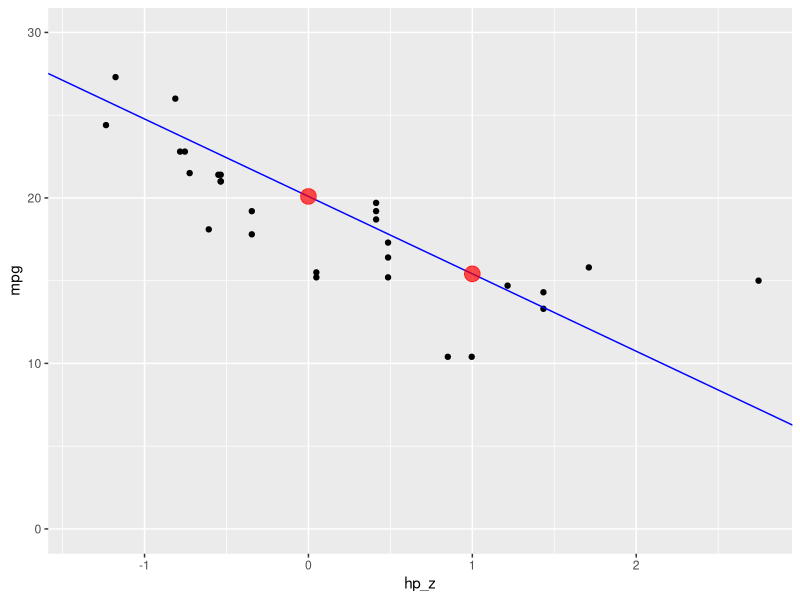
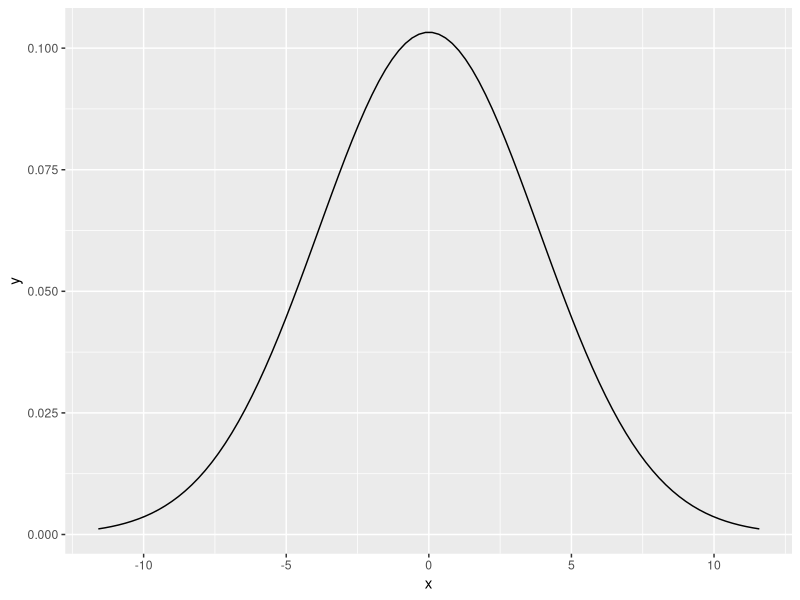
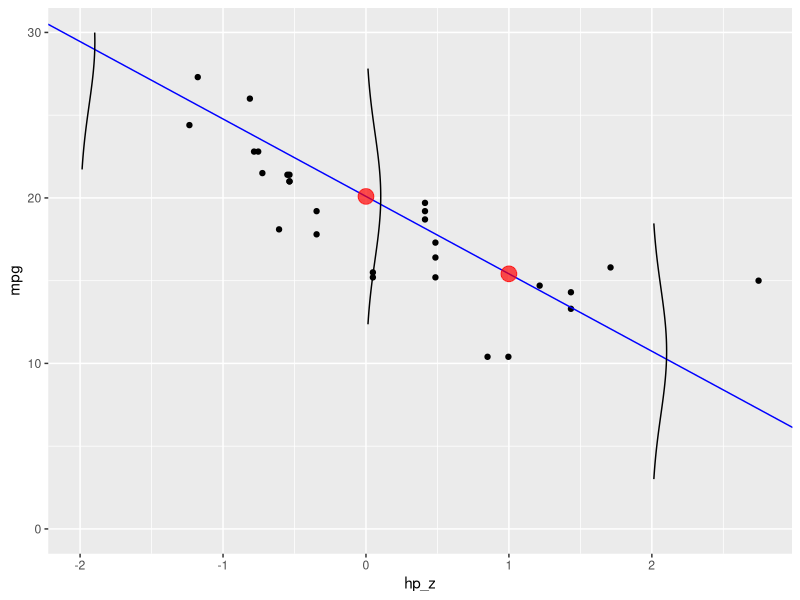

The R script that drew these images, in order:
## ---- chunk 1
  knitr::opts_chunk$set(
  fig.pos = 'H',
  fig.asp = 0.618,
  fig.align='center',
  fig.width = 5,
  out.width = "100%",
  fig.cap = "", 
  fig.path = "chunk-img/",
  dpi = 300,
  # tidy = TRUE,
  echo = TRUE,
  message = FALSE,
  warning = FALSE,
  cache = FALSE,
  fig.show = "hold")
## ---- chunk 2
data(mtcars)
library(tidyverse)
library(glue)
## ---- chunk 3
mtcars <-
  mtcars %>% 
  mutate(hp_z = (hp - mean(hp)) / sd(hp))
## ---- chunk 4
mtcars %>% 
  summarise(sum(is.na(hp_z)))
## ---- chunk 5
lm1 <- lm(mpg ~ hp_z, data = mtcars)
coef(lm1)
## ---- chunk 6
z <- 3  # go until 3 sd's away from the mean
avg <- 0  # mean value
sigma <- sigma(lm1)
b0 <- coef(lm1)[1]
b1 <- coef(lm1)[2]
## ---- chunk 7
preds <- c(
    predict(lm1, data.frame(hp_z = 0)) ,
    predict(lm1, data.frame(hp_z = 1)) 
)

p1 <- 
  mtcars %>% 
  ggplot() +
  aes(x = hp_z, y = mpg) +
  geom_point() +
  geom_abline(slope = b1, intercept = b0, color = "blue") +
  annotate("point", x = 0, y = predict(lm1, data.frame(hp_z = 0)),
           color = "red", size = 5, alpha = .7) +
  annotate("point", x = 1, y = predict(lm1, data.frame(hp_z = 1)),
           color = "red", size = 5, alpha = .7) +
  ylim(0, 30)

p1
## ---- chunk 8
d <-
  tibble(
  x = seq(-z*sigma, z*sigma, length.out = 100),
  y = dnorm(x, mean = avg, sd = sigma)
)
## ---- chunk 9
ggplot(d) +
  aes(x = x, y = y) +
  geom_line()
## ---- chunk 10
vertical_dnorm <- function(predictor_value, mod, pred_y, k = 2){
  
  sigma_mod <- sigma(mod)
  #predictor_name <- coef(lm1)[2] %>% names()
  
  
  out <-
    tibble(
      y = seq(-k*sigma, k*sigma, length.out = 100),
      x = dnorm(y, mean = 0, sd = sigma_mod)
    ) %>% 
    mutate(x = x + predictor_value,
           y = y + pred_y)
  
  return(out)
  
}
## ---- chunk 11
#debug(vertical_dnorm)
d1 <- vertical_dnorm(predictor_value = 0, mod = lm1, pred_y = predict(lm1, tibble(hp_z = 0))) 
d2 <- vertical_dnorm(predictor_value = -2, mod = lm1, pred_y = predict(lm1, tibble(hp_z = -2))) 
d3 <- vertical_dnorm(predictor_value = 2, mod = lm1, pred_y = predict(lm1, tibble(hp_z = 2))) 

## ---- chunk 12
head(d)
## ---- chunk 13
p1 +
  geom_path(data = d1, aes(x,y)) +
  geom_path(data = d2, aes(x,y)) +
  geom_path(data = d3, aes(x,y)) 
## ---- chunk 14
sigma(lm1)
